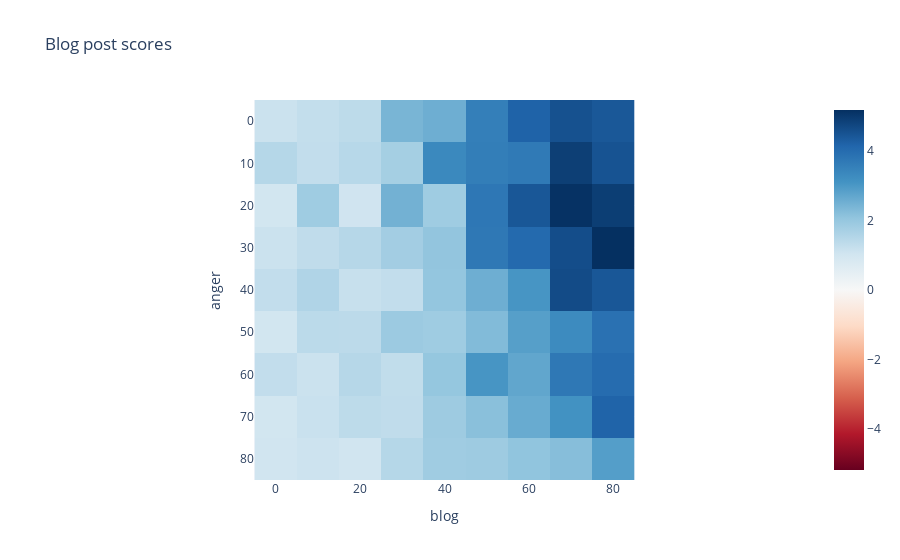

Here is the notebook cell this chart was saved with:
### Code cell
px.imshow(blog_scores, x=scales, y=scales, title="Blog post scores",labels={'x': 'blog', 'y': 'anger'}, color_continuous_scale="RdBu", color_continuous_midpoint=0).show()

### Figure 1 — Plotly figure (JSON) as saved in the notebook; plotly's stock layout.template omitted (floating-point values rounded to 4 significant figures)
{"data": [{"coloraxis": "coloraxis", "hovertemplate": "blog: %{x}<br>anger: %{y}<br>color: %{z}<extra></extra>", "name": "0", "type": "heatmap", "x": [0, 10, 20, 30, 40, 50, 60, 70, 80], "xaxis": "x", "y": [0, 10, 20, 30, 40, 50, 60, 70, 80], "yaxis": "y", "z": [[1.14, 1.26, 1.36, 2.4, 2.54, 3.56, 4.2, 4.54, 4.42], [1.5, 1.28, 1.46, 1.76, 3.34, 3.6, 3.68, 4.9, 4.5], [1, 1.86, 1.06, 2.48, 1.86, 3.76, 4.44, 5.14, 4.92], [1.14, 1.32, 1.48, 1.8, 2.06, 3.72, 4.06, 4.62, 5.18], [1.28, 1.58, 1.2, 1.28, 2.04, 2.54, 3.06, 4.66, 4.44], [1, 1.4, 1.38, 1.9, 1.86, 2.28, 2.86, 3.3, 3.88], [1.28, 1.14, 1.48, 1.3, 2.02, 3.06, 2.72, 3.72, 4], [1, 1.16, 1.36, 1.32, 1.88, 2.18, 2.62, 3.14, 4.18], [1.04, 1.1, 1.04, 1.5, 1.84, 1.88, 2.08, 2.22, 2.88]]}], "layout": {"coloraxis": {"cmid": 0, "colorscale": [[0, "rgb(103,0,31)"], [0.1, "rgb(178,24,43)"], [0.2, "rgb(214,96,77)"], [0.3, "rgb(244,165,130)"], [0.4, "rgb(253,219,199)"], [0.5, "rgb(247,247,247)"], [0.6, "rgb(209,229,240)"], [0.7, "rgb(146,197,222)"], [0.8, "rgb(67,147,195)"], [0.9, "rgb(33,102,172)"], [1, "rgb(5,48,97)"]]}, "title": {"text": "Blog post scores"}, "xaxis": {"anchor": "y", "constrain": "domain", "domain": [0, 1], "scaleanchor": "y", "title": {"text": "blog"}}, "yaxis": {"anchor": "x", "autorange": "reversed", "constrain": "domain", "domain": [0, 1], "title": {"text": "anger"}}}}
